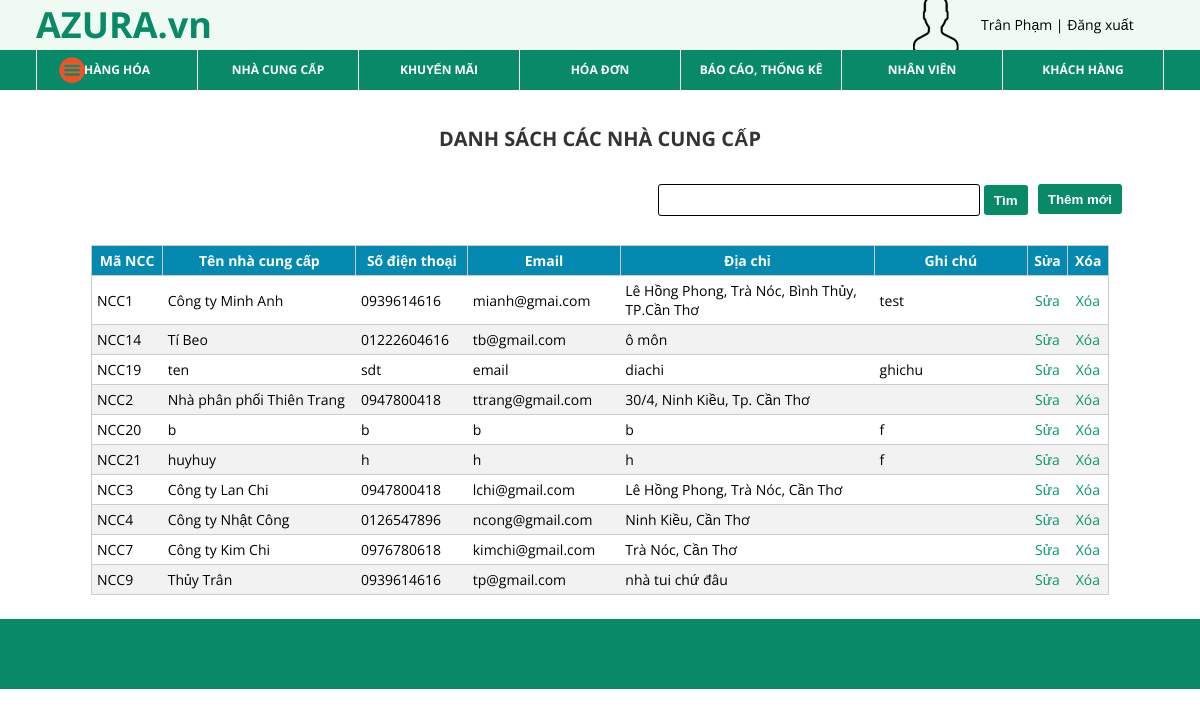
/admin/admin.php?quanly=nhacc&ac=them (signed in), run on the app's committed database.
### tables this page shows
CREATE TABLE `nhacungcap` (
  `MaNCC` varchar(20) NOT NULL,
  `TenNCC` varchar(100) NOT NULL,
  `DiaChi` text NOT NULL,
  `SDT` varchar(20) NOT NULL,
  `Email` varchar(100) NOT NULL,
  `GhiChu` varchar(200) NOT NULL,
  `TrangThai` tinyint(1) NOT NULL
);

### admin/module/nhacungcap/lietke_ajax.php (the view, shortened to what this page needs)
<?php
	$ncc = mysql_query("select * from nhacungcap where trangthai = 1");
	$keyword = "";
?>
    <div id="nhacungcap" style="width: 100%;">
        <p class="title">DANH SÁCH CÁC NHÀ CUNG CẤP</p>
        <div style='width: 95%; height: 50px; margin: 3% auto 1%; '>
        	<form method='post'>
        	<div style=" width: 92%; float: left; text-align: right">
            	<input type='text' class='txt-sp' value='<?php echo $keyword ?>' name = 'keyword' style="width: 300px"/>
                <input type='submit' class='sub' name='search' value='Tìm'/>
            </div>
            </form>
            <div style=" width: 7%; float: right;">
            	<input type='submit' name='add' value='Thêm mới' id="nhacc-add" class="sub" />
            </div>
        </div>
        <table class = "tb-lietke" width="100%"  border="1" >
            <tr>
                <th width="7%">Mã NCC</th>
                <th width="19%">Tên nhà cung cấp</th>
                <th width="11%">Số điện thoại</th>
                <th width="15%">Email</th>
                <th width="25%">Địa chỉ</th>
                <th width="15%">Ghi chú</th>
                <th width="4%">Sửa</th>
                <th width="4%">Xóa</th>
            </tr>
        <?php
            while($re_ncc = mysql_fetch_assoc($ncc))
			{
		?>
                <tr>
                    <td><?php echo $re_ncc['MaNCC'] ?></td>
                    <td><?php echo $re_ncc['TenNCC'] ?></td>
                    <td><?php echo $re_ncc['SDT'] ?></td>
                    <td><?php echo $re_ncc['Email'] ?></td>
                    <td><?php echo $re_ncc['DiaChi'] ?></td>
                    <td><?php echo $re_ncc['GhiChu'] ?></td>
                    <td align="center"><a href = "javascript:void(0)" class="edit-submit" data-id='<?php echo $re_ncc['MaNCC'] ?>'>Sửa</a></td>
                    <td align="center"><a href = "javascript:void(0)" class="del-submit" data-id='<?php echo $re_ncc['MaNCC'] ?>'>Xóa</a></td>
                </tr>
        <?php
			}
		?>
        </table>
    </div>

### admin/style.css (style rules this page uses)
a { text-decoration: none; font-size: 14px; font-family: 'Open Sans', arial, tahoma, sans-serif; color: #000; }
body { font-size: 14px; font-family: 'Open Sans', arial, tahoma, sans-serif; }
* { padding:0; margin:0 }
.tb-lietke { width: 100%; border-collapse: collapse; }
.tb-lietke tr { height: 30px; border: solid 1px #ccc; }
.tb-lietke td { border: none; }
.tb-lietke a { color: #096; }
.tb-lietke td, .tb-lietke th { padding: 5px 5px; }
.tb-lietke th { background: #0489B1; color: white; }
.title { font-size: 20px; font-weight: bold; color: #333; text-align: center; }
#nhacungcap table { width: 95%; margin: auto; }
.sub { height: 30px; padding: 5px 10px; color: white; font-weight: bold; background: #088A68; border: none; border-radius: 3px; }
.txt-sp { width: 200px; height: 20px; padding: 5px 10px; border: solid 1px; border-radius: 3px; }

### data on the page
nhacungcap: MaNCC "NCC1", TenNCC "Công ty Minh Anh", SDT "0939614616", Email "mianh@gmai.com", DiaChi "Lê Hồng Phong, Trà Nóc, Bình Thủy, TP.Cần Thơ", GhiChu "test"
nhacungcap: MaNCC "NCC14", TenNCC "Tí Beo", SDT "01222604616", Email "tb@gmail.com", DiaChi "ô môn"
nhacungcap: MaNCC "NCC19", TenNCC "ten", SDT "sdt", Email "email", DiaChi "diachi", GhiChu "ghichu"
nhacungcap: MaNCC "NCC2", TenNCC "Nhà phân phối Thiên Trang", SDT "0947800418", Email "ttrang@gmail.com", DiaChi "30/4, Ninh Kiều, Tp. Cần Thơ"
nhacungcap: MaNCC "NCC20", TenNCC "b", SDT "b", Email "b", DiaChi "b", GhiChu "f"
nhacungcap: MaNCC "NCC21", TenNCC "huyhuy", SDT "h", Email "h", DiaChi "h", GhiChu "f"
nhacungcap: MaNCC "NCC3", TenNCC "Công ty Lan Chi", SDT "0947800418", Email "lchi@gmail.com", DiaChi "Lê Hồng Phong, Trà Nóc, Cần Thơ"
nhacungcap: MaNCC "NCC4", TenNCC "Công ty Nhật Công", SDT "0126547896", Email "ncong@gmail.com", DiaChi "Ninh Kiều, Cần Thơ"
nhacungcap: MaNCC "NCC7", TenNCC "Công ty Kim Chi", SDT "0976780618", Email "kimchi@gmail.com", DiaChi "Trà Nóc, Cần Thơ"
nhacungcap: MaNCC "NCC9", TenNCC "Thủy Trân", SDT "0939614616", Email "tp@gmail.com", DiaChi "nhà tui chứ đâu"

### other printed values
$_SESSION['name'] "Trân Phạm"
